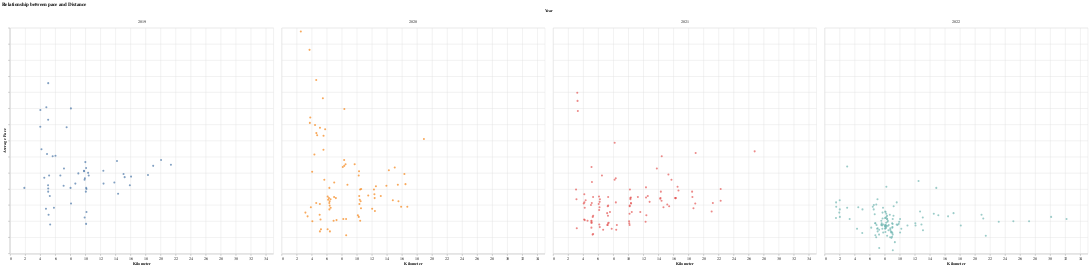

The notebook cell saved with this chart:
### Code cell
runs_all = summary_all[['Year', 'total_distance_km', 'mean_heart_rate', 'mean_moving_pace_float']].copy()

chart = (
    alt.Chart(
        runs_all
    )
    .mark_point(
        filled = True,
        clip = True
    )
    .encode(
        alt.X(
            "total_distance_km:Q", 
            title = "Kilometer", 
            scale = alt.Scale(),
            
        ),
        alt.Y(
            "mean_moving_pace_float:Q", 
            title = "Average Pace", 
            scale = alt.Scale(domain = (5, 12)),
            axis = alt.Axis(labels = False)
        ),
        #color = alt.Color("runYear:N", legend = alt.Legend(title = "year")),
        color = alt.Color("Year:N", legend = None),
        column = "Year:O"
    )
    #.mark_text
    .properties(
        title = "Relationship between pace and Distance",
        width = 700,
        height = 600
    )
    .transform_calculate(
    # Generate Gaussian jitter with a Box-Muller transform
        jitter='sqrt(-2*log(random()))*cos(2*PI*random())'
    )
)

chart

### Figure 1 — Vega-Lite specification as saved in the notebook (floating-point values rounded to 4 significant figures; data arrays with more than 128 entries replaced by an {"elided": "..."} marker saying what was removed)
{"config": {"view": {"continuousWidth": 400, "continuousHeight": 300}}, "data": {"name": "data-592d7a053ffebab9c275ab33d19ab4db"}, "mark": {"type": "point", "clip": true, "filled": true}, "encoding": {"color": {"field": "Year", "legend": null, "type": "nominal"}, "column": {"field": "Year", "type": "ordinal"}, "x": {"field": "total_distance_km", "scale": {}, "title": "Kilometer", "type": "quantitative"}, "y": {"axis": {"labels": false}, "field": "mean_moving_pace_float", "scale": {"domain": [5, 12]}, "title": "Average Pace", "type": "quantitative"}}, "height": 600, "title": "Relationship between pace and Distance", "transform": [{"calculate": "sqrt(-2*log(random()))*cos(2*PI*random())", "as": "jitter"}], "width": 700, "$schema": "https://vega.github.io/schema/vega-lite/v4.17.0.json", "datasets": {"data-592d7a053ffebab9c275ab33d19ab4db": {"elided": "368 records"}}}
